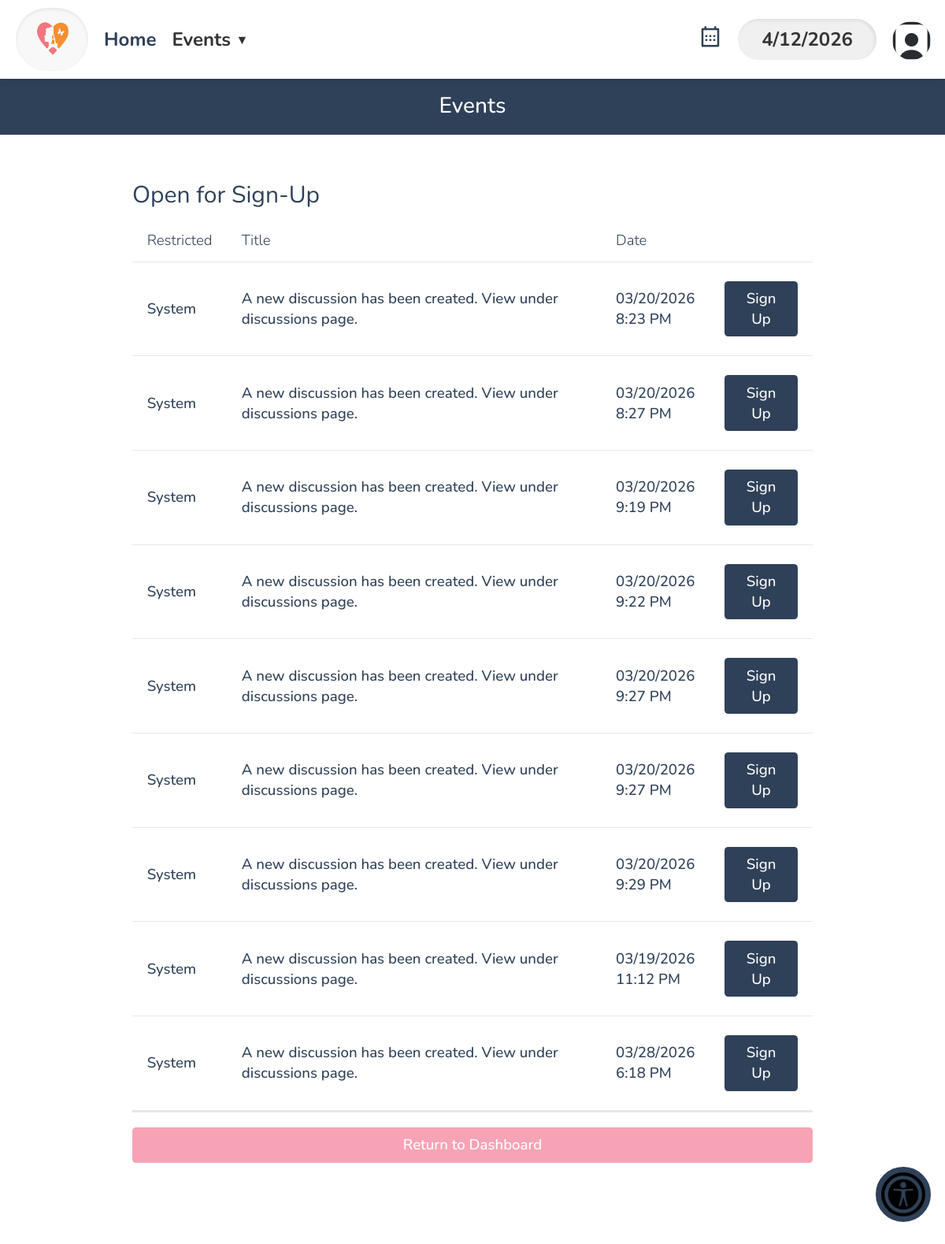
/viewEventsForSignUp.php (signed in), run on the app's committed database.
### tables this page shows
CREATE TABLE `dbpersons` (
  `id` varchar(256) NOT NULL,
  `start_date` text DEFAULT NULL,
  `first_name` text NOT NULL,
  `last_name` text DEFAULT NULL,
  `street_address` text DEFAULT NULL,
  `city` text DEFAULT NULL,
  `state` varchar(2) DEFAULT NULL,
  `zip_code` text DEFAULT NULL,
  `phone1` varchar(12) DEFAULT NULL,
  `over21` enum('true','false') DEFAULT NULL,
  `phone1type` text DEFAULT NULL,
  `emergency_contact_phone` varchar(12) DEFAULT NULL,
  `emergency_contact_phone_type` text DEFAULT NULL,
  `birthday` text DEFAULT NULL,
  `email` text DEFAULT NULL,
  `email_prefs` enum('true','false') DEFAULT NULL,
  `emergency_contact_first_name` text DEFAULT NULL,
  `contact_num` varchar(255) DEFAULT 'n/a',
  `emergency_contact_relation` text DEFAULT NULL,
  `contact_method` text DEFAULT NULL,
  `type` text DEFAULT NULL,
  `status` text DEFAULT NULL,
  `notes` longtext DEFAULT NULL,
  `password` text DEFAULT NULL,
  `affiliation` varchar(100) DEFAULT NULL,
  `branch` varchar(100) DEFAULT NULL,
  `archived` tinyint(1) DEFAULT NULL,
  `emergency_contact_last_name` text DEFAULT NULL,
  `gender` varchar(20) DEFAULT NULL,
  `t_shirt_size` varchar(10) DEFAULT NULL,
  `computer_access` enum('yes','no') DEFAULT NULL,
  `camera_access` enum('yes','no') DEFAULT NULL,
  `transportation_access` enum('yes','no') DEFAULT NULL,
  `skills` text DEFAULT NULL,
  `experience` text DEFAULT NULL,
  `about_consent` enum('yes','no') DEFAULT NULL,
  `total_hours_volunteered` decimal(8,2) DEFAULT 0.00,
  `force_password_change` tinyint(1) DEFAULT 0,
  `profile_pic` varchar(512) DEFAULT 'images/usaicon.png',
  `cpr_training_completion` enum('yes','no') DEFAULT 'no',
  `aed_training_completion` enum('yes','no') DEFAULT 'no',
  `has_disability` enum('yes','no') DEFAULT 'no',
  `disability_specifications` varchar(255) DEFAULT NULL
);

CREATE TABLE `dbmessages` (
  `id` int(11) NOT NULL,
  `senderID` varchar(256) NOT NULL,
  `recipientID` varchar(256) NOT NULL,
  `title` varchar(256) NOT NULL,
  `body` text NOT NULL,
  `time` varchar(16) NOT NULL,
  `wasRead` tinyint(1) NOT NULL DEFAULT 0,
  `prioritylevel` tinyint(4) NOT NULL DEFAULT 0
);

### database/dbPersons.php (called while the page is built, shortened)
<?php
    function get_name_from_id($id) {
        if ($id == 'vmsroot') {
            return 'System';
        }
        $query = "select first_name, last_name from dbpersons
            where id='$id'";
        $connection = connect();
        $result = mysqli_query($connection, $query);
        $row = mysqli_fetch_assoc($result);
        return $row['first_name'] . ' ' . $row['last_name'];
    }
    function get_profile_pic($id) {
        $con = connect();
        $id = mysqli_real_escape_string($con, $id);
        $query = "SELECT profile_pic FROM dbpersons WHERE id = '$id'";
        $result = mysqli_query($con, $query);
        $row = mysqli_fetch_assoc($result);
        return !empty($row['profile_pic']) ? $row['profile_pic'] : 'images/usaicon.png';
    }

### database/dbMessages.php (called while the page is built, shortened)
<?php
function get_user_messages($userID) {
    $connection = connect();
    $userID = mysqli_real_escape_string($connection, $userID);
    $query = "select * from dbmessages
              where recipientID='$userID'
              order by prioritylevel desc";
    $result = mysqli_query($connection, $query);
    $messages = mysqli_fetch_all($result, MYSQLI_ASSOC);
    return $messages;
}

### include/output.php (called while the page is built, shortened)
<?php
    function hsc($input) {
        return htmlspecialchars($input ?? '');
    }
    function time24hTo12h($time) {
        $hour = substr($time, 0, 2);
        $minute = substr($time, 3, 2);
        $hour = intval($hour);
        if ($hour < 12) {
            if ($hour == 0) {
                $hour = 12;
            }
            return hsc($hour . ':' . $minute . ' AM');
        } else if ($hour > 12) {
            $hour -= 12;
        }
        return hsc($hour . ':' . $minute . ' PM');
    }

### viewEventsForSignUp.php (the view, shortened to what this page needs)
<!DOCTYPE html>
<html>
    <head>
        <?php require_once('universal.inc') ?>
        <link rel="stylesheet" href="css/messages.css"></link>
    </head>
    <body>
        <?php require_once('header.php') ?>
        <h1>Events</h1>
        <main class="general">
            <h2>Open for Sign-Up</h2>
            <?php
                require_once('database/dbMessages.php');
                $messages = get_user_messages($userID);
                if (count($messages) > 0): ?>
                <div class="table-wrapper">
                    <table class="general">
                        <thead>
                            <tr>
                                <th style="width:1px">Restricted</th>
                                <th>Title</th>
                                <th style="width:1px">Date</th>
                                <th style="width:1px"></th>
                            </tr>
                        </thead>
                        <tbody class="standout">
                            <?php
                                require_once('database/dbPersons.php');
                                require_once('include/output.php');
                                $id_to_name_hash = [];
                                foreach ($messages as $message) {
                                    $sender = $message['senderID'];
                                    if (isset($id_to_name_hash[$sender])) {
                                        $sender = $id_to_name_hash[$sender];
                                    } else {
                                        $lookup = get_name_from_id($sender);
                                        $id_to_name_hash[$sender] = $lookup;
                                        $sender = $lookup;
                                    }
                                    $messageID = $message['id'];
                                    $title = $message['title'];
                                    $timePacked = $message['time'];
                                    $pieces = explode('-', $timePacked);
                                    $year = $pieces[0];
                                    $month = $pieces[1];
                                    $day = $pieces[2];
                                    $time = time24hto12h($pieces[3]);
                                    $class = 'message';
                                    if (!$message['wasRead']) {
                                        $class .= ' unread';
                                    }
                                    echo "
                                        <tr class='$class' data-message-id='$messageID'>
                                            <td>$sender</td>
                                            <td>$title</td>
                                            <td>$month/$day/$year $time</td>
                                            <td> <a class='button sign-up' href='eventSignUp.php'>Sign Up</a> </td>
                                        </tr>";
                                }
                            ?>
                        </tbody>
                    </table>
                </div>
            <?php else: ?>
                <p class="no-events standout">There are currently no events available for sign-up.</p>
            <?php endif ?>
            <a class="button cancel" href="index.php">Return to Dashboard</a>
        </main>
    </body>
</html>

### partials/nav_volunteer.php (shortened to what this page needs)
<div class="navbar">
    <div class="left-section">
        <div class="logo-container">
            <a href="index.php"><img src="images/cropped-logo.png" alt="Logo"></a>
        </div>
        <div class="nav-links">
            <div class="nav-item"><a href="index.php">Home</a></div>
            <div class="nav-item">Events <span class="dropdown-arrow">&#9660</span>
            </div>
        </div>
    </div>
    <div class="right-section">
        <a href="calendar.php">
            <div class="icon-butt">
            </div>
        </a>
        <div class="date-box"></div>
        <div class="nav-links">
            <div class="nav-item" style="outline:none;">
                <div class="icon">
                    <img src="<?= $_pfp_escaped ?>" alt="User Icon" class="icon-img in-nav-img" style="width:49px; height:49px; min-width:49px; min-height:49px; max-width:49px; max-height:49px; object-fit:cover; border-radius:50%;">
                </div>
            </div>
        </div>
    </div>
    </div>

### css/base.css (style rules this page uses)
html, body, header, main, footer, div, span, p, h1, h2, h3, h4, h5, h6, ul, ol, li, input, select, textarea, form, section, label, table, td, tr, th, form, fieldset, em, button, a { padding: 0; margin: 0; font-size: inherit; font-family: inherit; font-weight: inherit; text-decoration: none; font-style: normal; box-sizing: border-box; text-align: left; list-style-type: none; border-spacing: 0; }
:root { --page-background-color: #ffffff; --page-font-color: var(--main-color); --inactive-font-color: #666666; --inactive-background-color: #fafafa; --standout-background: #f8f4ef; --happy-toast-background-color: var(--main-color); --happy-toast-font-color: white; --info-toast-background-color: var(--main-color); --info-toast-font-color: white; --error-toast-background-color: #701a1a; --error-toast-font-color: white; --shadow-and-border-color: #e8e8e8; --main-color: #2f4159; --accent-color: #f5c16e; --secondary-accent-color: #f6a4b5; --wv-accent-color: #f5c16e; --wv-accent-foreground: #f6a4b5; --wv-bg-light: #ffffff; --wv-text-dark: #111111; --wv-muted-text: #6b6b6b; --calendar-event-color: #999; --calendar-event-color-hover: #777777; --calendar-today-border: 2px solid var(--secondary-accent-color); --button-font-color: rgb(255, 255, 255); --button-padding: 0.5rem 1.5rem; --button-border-radius: 0.25rem; --standard-border: 1px solid #333333; --light-border: 1px solid var(--shadow-and-border-color); --text-field-border: 2px solid #e8e8e8; --cancel-button-background-color: var(--secondary-accent-color); --error-color: red; font-size: 18px; font-family: Montserrat; font-weight: 300; }
body { background-color: var(--page-background-color); color: var(--main-color); font-family: Montserrat; }
header ul > li, header span { font-size: 0.75rem; list-style-type: none; }
a { color: var(--main-color); }
main:not(.login):not(.calendar-view):not(.dashboard) { padding: 1rem; }
input[type=submit], button, .button, a.button-signup { color: var(--button-font-color); background-color: var(--main-color); padding: var(--button-padding); border: none; border-radius: var(--button-border-radius); font-weight: 500; width: 100%; transition: background-color .3s; cursor: pointer; text-align: center; margin: 10px 0px; }
h1 { font-size: 1.5rem !important; font-weight: 500 !important; margin-bottom: 2rem; background-color: var(--main-color); color: var(--page-background-color); width: 100%; text-align: center; padding: 1rem; }
h2 { font-size: 1.5rem; font-weight: 500; }
.button { display: inline-block; }
button.cancel, a.cancel { background-color: var(--cancel-button-background-color); color: white; }
main.general, form.general { margin: 1rem; display: flex; flex-direction: column; gap: 0.5rem; }
table.general { width: 100%; border-collapse: collapse; padding-bottom: 1rem; }
table.general th, table.general td { padding: 0.75rem 1rem; vertical-align: top; background-color: var(--page-background-color); border-bottom: 1px solid var(--shadow-and-border-color); color: var(--page-font-color); }
table.general td { text-align:left; vertical-align: middle; color: var(--page-font-color); }
.standout { border-bottom: 3px solid var(--shadow-and-border-color); padding: 1rem; background-color: var(--standout-background); }
@media only screen and (min-width: 1024px) { main.general, form.general { margin: 0rem 8rem 4rem 8rem; } }
.navbar { width: 100%; height: 95px; position: fixed; top: 0; left: 0; background: #ffffff; box-shadow: 0px 2px 8px rgba(0, 0, 0, 0.1); display: flex; align-items: center; padding: 0 20px; z-index: 1000; }
.left-section { display: flex; align-items: center; gap: 30px; }
.logo-container { background: #f8f8f8; padding: 10px 20px; border-radius: 50px; box-shadow: 0px 2px 4px rgba(0, 0, 0, 0.08) inset; }
.logo-container img { width: 128px; height: 52px; display: block; }
.nav-links { display: flex; gap: 20px; }
.nav-links div { font-size: 24px; font-weight: 700; color: black; cursor: pointer; }
.right-section { margin-left: auto; display: flex; align-items: center; gap: 20px; }
.date-box { background: #f0f0f0; padding: 10px 30px; border-radius: 50px; box-shadow: -2px 2px 4px rgba(0, 0, 0, 0.08) inset; color: #333333; font-size: 24px; font-weight: 700; text-align: center; }
.icon { width: 47px; height: 47px; border-radius: 50%; }

### data on the page
dbpersons: profile_pic (picture)
dbmessages: senderID "System", title "A new discussion has been created. View under discussions page.", time "03", time "20", time "2026", time "8:23 PM"
dbmessages: senderID "System", title "A new discussion has been created. View under discussions page.", time "03", time "20", time "2026", time "8:27 PM"
dbmessages: senderID "System", title "A new discussion has been created. View under discussions page.", time "03", time "20", time "2026", time "9:19 PM"
dbmessages: senderID "System", title "A new discussion has been created. View under discussions page.", time "03", time "20", time "2026", time "9:22 PM"
dbmessages: senderID "System", title "A new discussion has been created. View under discussions page.", time "03", time "20", time "2026", time "9:27 PM"
dbmessages: senderID "System", title "A new discussion has been created. View under discussions page.", time "03", time "20", time "2026", time "9:27 PM"
dbmessages: senderID "System", title "A new discussion has been created. View under discussions page.", time "03", time "20", time "2026", time "9:29 PM"
dbmessages: senderID "System", title "A new discussion has been created. View under discussions page.", time "03", time "19", time "2026", time "11:12 PM"
dbmessages: senderID "System", title "A new discussion has been created. View under discussions page.", time "03", time "28", time "2026", time "6:18 PM"
